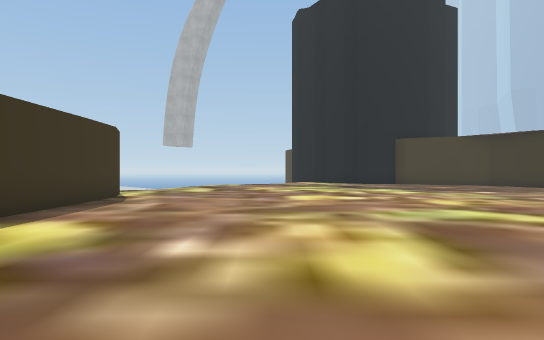
View 1 (above)

24 first-person views from a walk through a Unity game level. The camera is 1.5 m above the floor, looks level and sees 75° across. The floor is counted in squares, 2 m on a side. Each view is taken from the middle of a square. On the plan, view 1 faces up. The plan holds only what a view shows up to about 11 squares ahead; the rest is blank. The place goes on beyond the plan. The player character is not drawn. Some surface patterns are stand-ins.

View 2
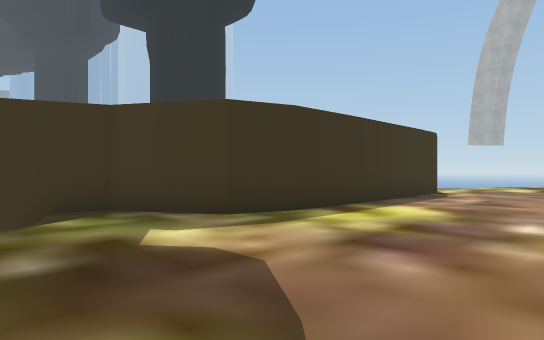

View 3
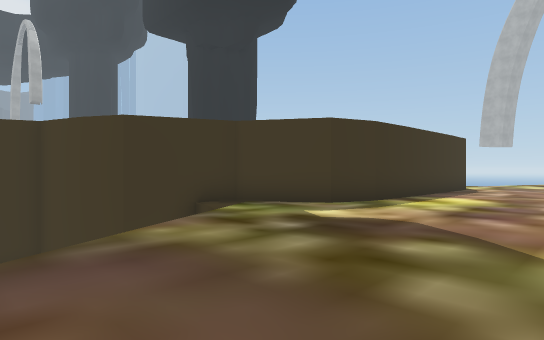

View 4
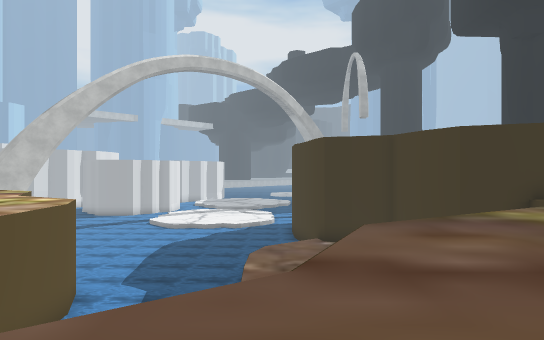

View 5
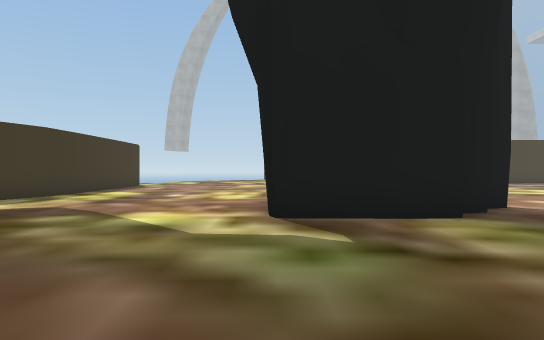

View 6
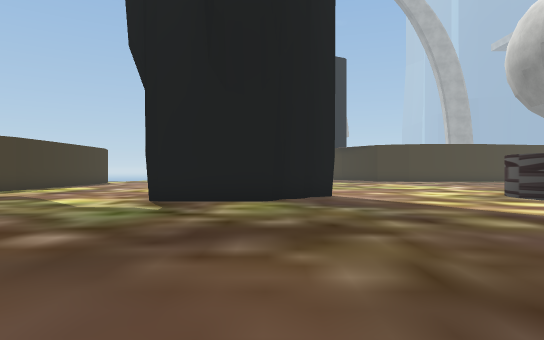

View 7
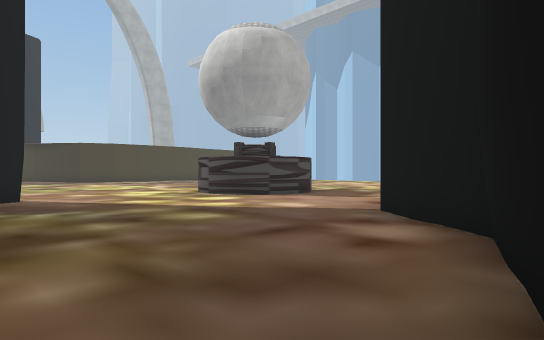

View 8
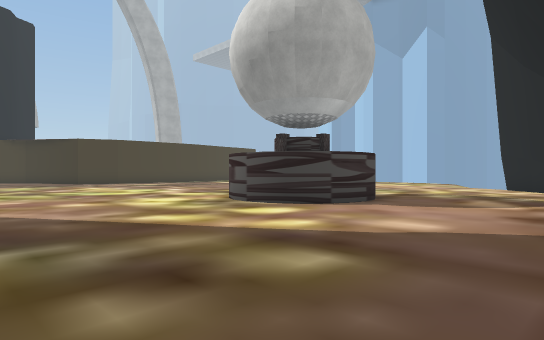

View 9
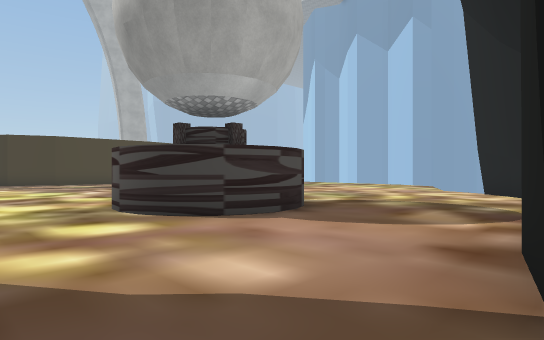

View 10
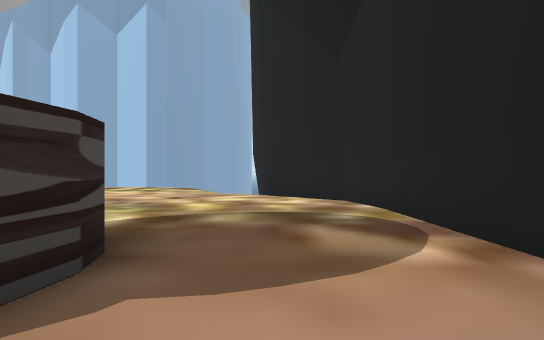

View 11
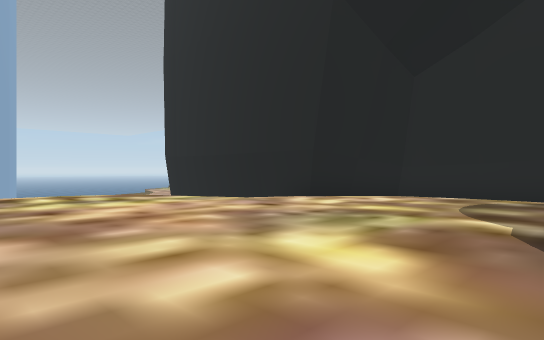

View 12
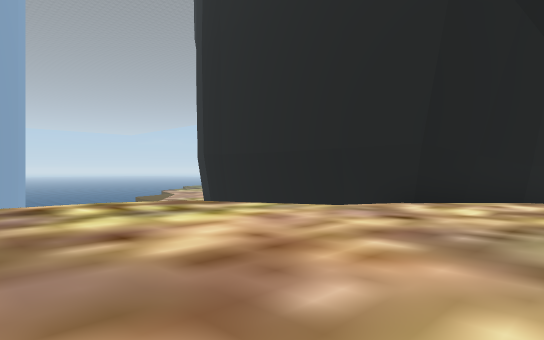

View 13
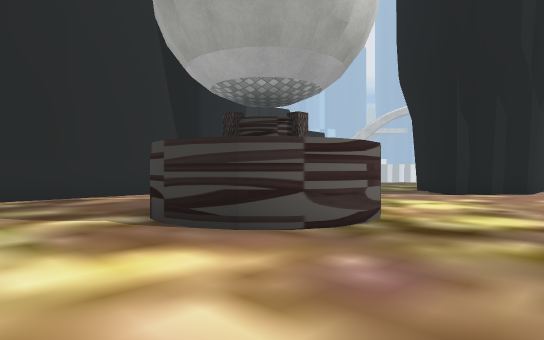

View 14
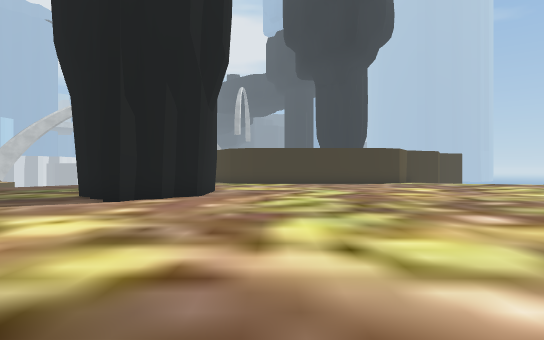

View 15
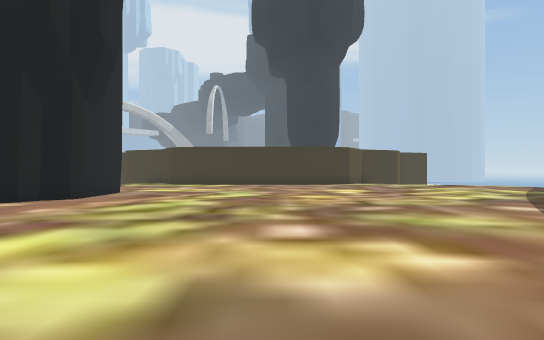

View 16
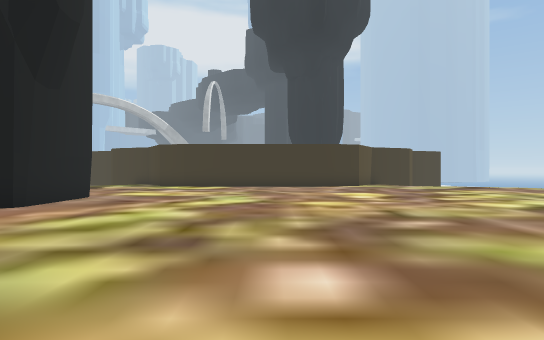

View 17
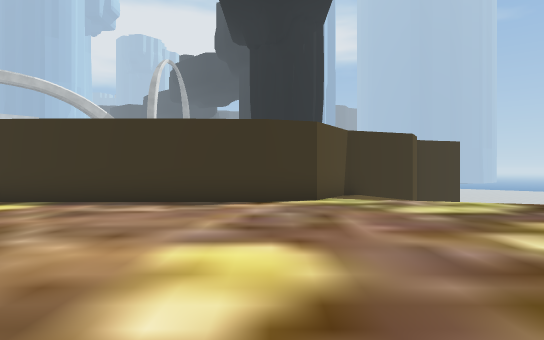

View 18
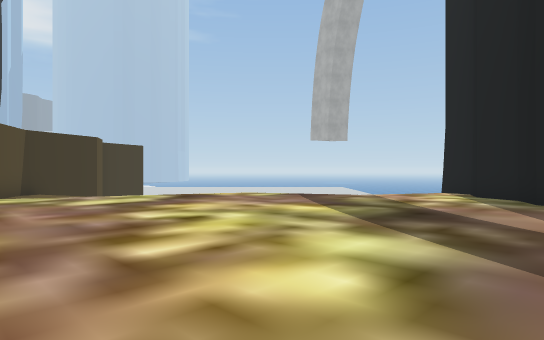

View 19
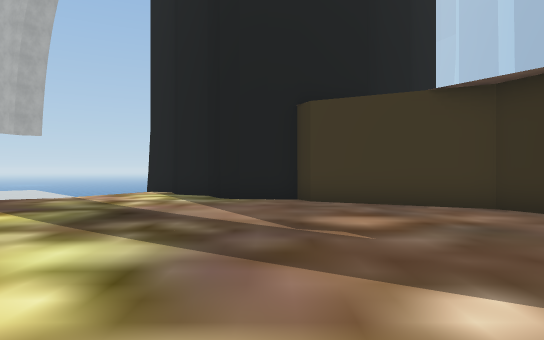

View 20
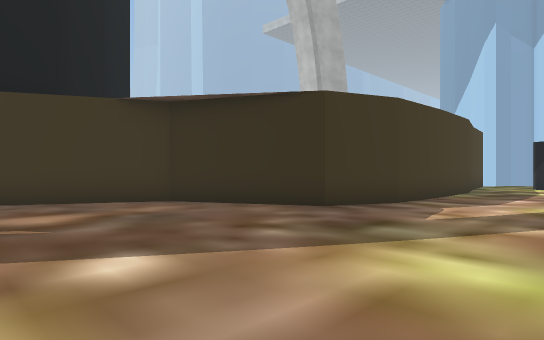

View 21
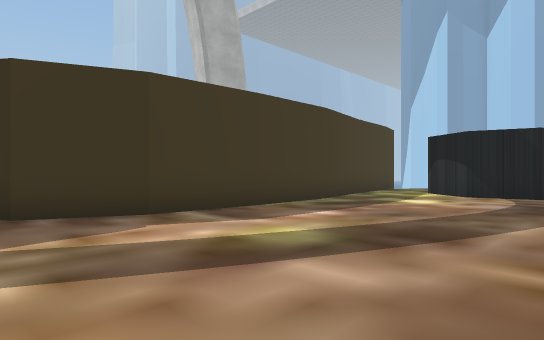

View 22
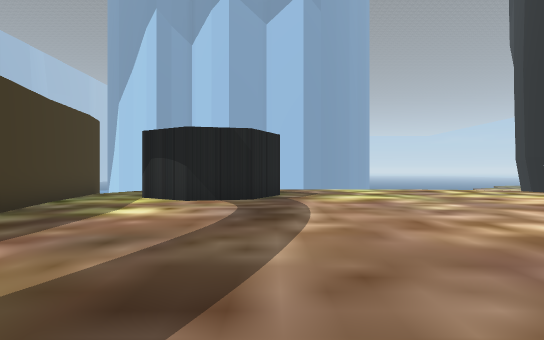

View 23
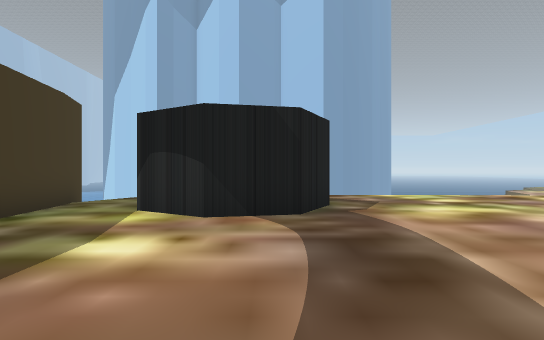

View 24
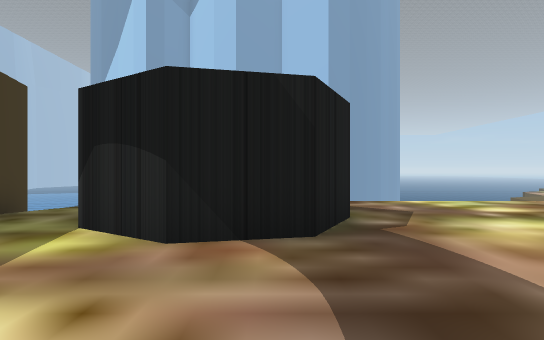

### Floor plan
Key: @ floor where view 1 was taken; # wall or solid block; . floor; v drop or lower ground.
Columns run from 9 left of view 1 to 26 right of it. Each row starts with its distance up from view 1.
 22            .#
 21           v.###
 20           ....#
 19         v.....####
 18        ..........###
 17       .............##
 16      v..............#
 15      v..............##
 14      ................##       #####
 13   #v..................#########....
 12   ##..............................
 11    ##...........................#
 10     #..........................##
  9     #..........................##
  8     #...........................##
  7     #...............................
  6     #.................. ............
  5     #..................  ...........
  4     #...............................
  3     #...............................
  2    ##......####.....................
  1   ##.......   ##......##............
  0  ##......@.   ##.....####..........v
 -1  #vv.......####......#  #.........v
 -2 ##  v................####.......vv
 -3 v   v..........................vvvvv
 -4      v........................####
 -5       .......................##
 -6 vvv   v... ...............####
 -7 vvv     v. .........#######
 -8 vvvv     v  .......##
 -9 vvv            ...##
-10 vvvv          . ###
-11 vvvvvv
-12 vvv...
-13 vv

Where each view was taken, in squares from view 1:
view 1: 0 up, 0 right, facing up
view 2: 2 down, 0 right, facing up-left
view 3: 5 down, 0 right, facing up-left
view 4: 7 down, 2 right, facing left
view 5: 7 down, 2 right, facing up
view 6: 10 down, 5 right, facing up
view 7: 10 down, 5 right, facing up-right
view 8: 7 down, 6 right, facing up-right
view 9: 7 down, 9 right, facing up-right
view 10: 4 down, 11 right, facing right
view 11: 4 up, 15 right, facing down-right
view 12: 4 up, 18 right, facing down-right
view 13: 4 up, 18 right, facing down-left
view 14: 4 up, 15 right, facing left
view 15: 7 up, 14 right, facing left
view 16: 7 up, 12 right, facing left
view 17: 10 up, 4 right, facing left
view 18: 10 up, 6 right, facing up-left
view 19: 10 up, 6 right, facing up
view 20: 9 up, 6 right, facing up-right
view 21: 7 up, 11 right, facing up-right
view 22: 8 up, 13 right, facing right
view 23: 9 up, 16 right, facing right
view 24: 9 up, 18 right, facing right
